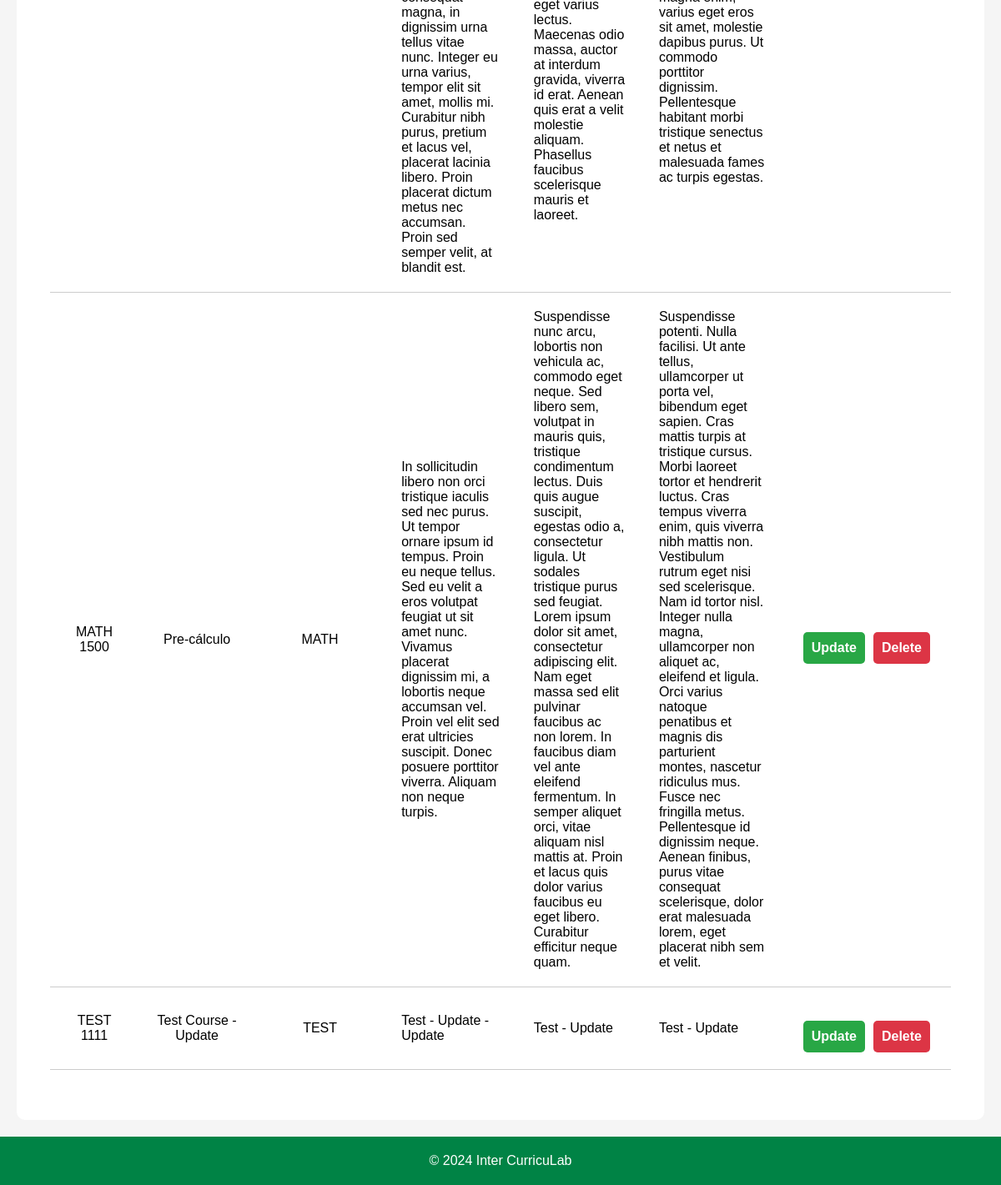
/templates/adminPages/adminCourses.php (signed in, lower part), run on an earlier commit of the app's database.
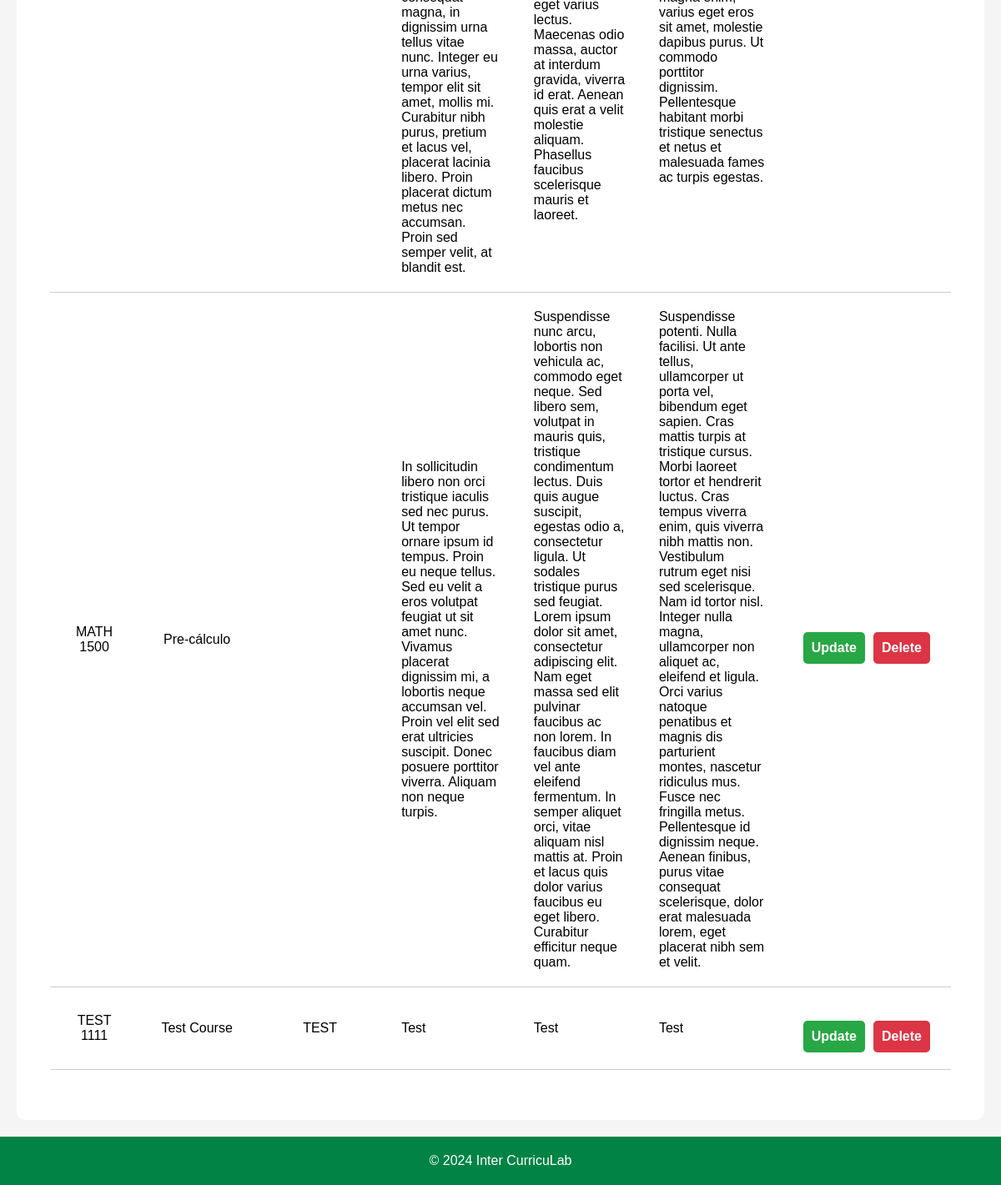
And on a later commit of the database.
### tables this page shows
CREATE TABLE "course" (
	"CourseID"	INTEGER NOT NULL UNIQUE,
	"CourseKey"	TEXT,
	"CourseName"	TEXT,
	"CompetencyKey"	TEXT,
	"ObjectiveDescription"	TEXT,
	"EvaluationInstrument"	TEXT,
	"CompetencyMetric"	TEXT,
	PRIMARY KEY("CourseID" AUTOINCREMENT),
	FOREIGN KEY("CompetencyKey") REFERENCES "competency"("CompetencyKey")
);

### templates/adminPages/adminCourses.php (the view, shortened to what this page needs)
<?php
$config = require_once '../../backend/php/config.php';
if (!isset($_SESSION['email'])) {
    header('Location: ../index.php');
    exit;
} else {
    if ($config['db']['type'] === 'sqlite') {
        $db = new SQLite3($config['db']['sqlite']['path']);
    } elseif ($config['db']['type'] === 'mysql') {
        $dsn = "mysql:host={$config['db']['mysql']['host']};dbname={$config['db']['mysql']['dbname']}";
        $db = new PDO($dsn, $config['db']['mysql']['username'], $config['db']['mysql']['password']);
    }
    $error = cleanUpCourses();
    $stmt = $db->prepare('SELECT * FROM course');
    $result = $stmt->execute();
    $courses = $result->fetchArray(SQLITE3_ASSOC);
    $courses = [];
    if (isset($_POST['sort'])) {
        $courses = sortTable();
    } else {
        $stmt = $db->prepare('SELECT * FROM course');
        $result = $stmt->execute();
        $courses = fetchAllRows($result);
    }
}
function fetchAllRows($result) {
    $rows = [];
    while ($row = $result->fetchArray(SQLITE3_ASSOC)) {
        $rows[] = $row;
    }
    return $rows;
}
function cleanUpCourses() {
    $counter = 0;
    global $db;
    $stmt = $db->prepare('SELECT * FROM course');
    $result = $stmt->execute();
    $courses = fetchAllRows($result);
    foreach ($courses as $course) {
        $stmt = $db->prepare('SELECT * FROM competency WHERE CompetencyKey = :competencyKey');
        $stmt->bindValue(':competencyKey', $course['CompetencyKey'], SQLITE3_TEXT);
        $result = $stmt->execute();
        $competency = $result->fetchArray(SQLITE3_ASSOC);
        if (!$competency) {
            $counter++;
        }
    }
    if ($counter > 0) {
        if ($counter > 1) {
            return 'There are ' . $counter . ' courses that do not have a competency. Please assign a competency to each course.';
        } else {
            return 'There is ' . $counter . ' course that does not have a competency. Please assign a competency to each course.';
        }
    }
    return null;
}
?>
<!DOCTYPE html>
<html lang="en">
<head>
    <link rel="stylesheet" href="../../static/css/headerFooter.css">
    <link rel="stylesheet" href="../../static/css/adminCourses.css">
</head>
<body>
    <div id="container">
        <div class="container-upperBox">
            <div class="coursesTable">
                <table>
                    <?php
                    foreach ($courses as $row) {
                        echo '<tr>';
                        echo '<td>' . htmlspecialchars($row['CourseKey'] ?? '') . '</td>';
                        echo '<td>' . htmlspecialchars($row['CourseName'] ?? '') . '</td>';
                        echo '<td>' . htmlspecialchars($row['CompetencyKey'] ?? '') . '</td>';
                        echo '<td class="textArea">' . htmlspecialchars($row['ObjectiveDescription'] ?? '') . '</td>';
                        echo '<td class="textArea">' . htmlspecialchars($row['EvaluationInstrument'] ?? '') . '</td>';
                        echo '<td class="textArea">' . htmlspecialchars($row['CompetencyMetric'] ?? '') . '</td>';
                        echo '<td>';
                        ?>
                        <div class="actionButtons">
                            <button class="updateButton">Update</button>
                            <form method="POST">
                                <button class="deleteButton" type="submit">Delete</button>
                            </form>
                        </div>
                        <?php
                        echo '</td>';
                        echo '</tr>';
                    }
                    ?>
                </table>
            </div>
        </div>
    </div>
    <footer>
        <p>&copy; 2024 Inter CurricuLab</p>
    </footer>
</body>
</html>

What changed in the data, as far as the page shows it:
changed course "MATH 1500": CompetencyKey "MATH" → (not shown)
changed course "TEST 1111": CourseName "Test Course - Update" → "Test Course"; ObjectiveDescription "Test - Update - Update" → "Test"; EvaluationInstrument "Test - Update" → "Test"; CompetencyMetric "Test - Update" → "Test"
